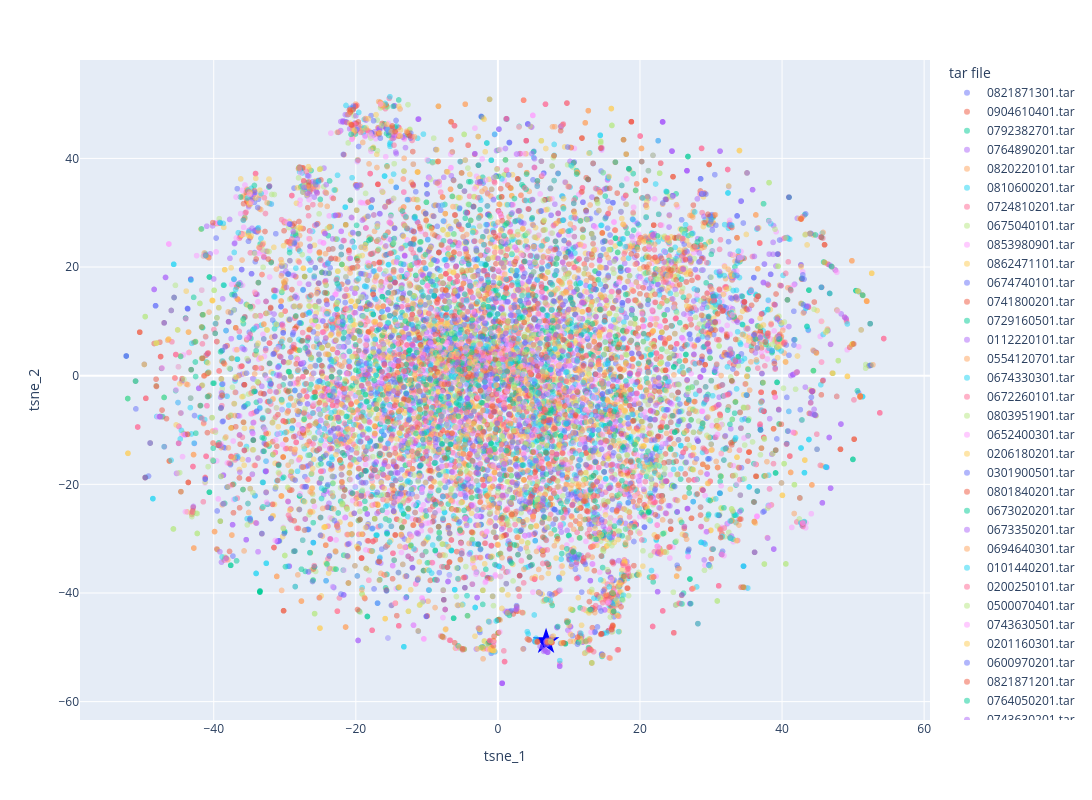

The code cell stored with this chart in its notebook:
### Code cell
# fig = px.scatter(proj_df, x='tsne_1', y='tsne_2', color='tar file', opacity=0.5, width=1_200, height=800)
fig = px.scatter(proj_df.reset_index(), x='tsne_1', y='tsne_2', color='tar file', hover_data=['index'], opacity=0.5, width=1_200, height=800)
# fig.add_trace(go.Scatter(
#     **dict(zip(['x', 'y'], [[e] for e in proj_df.loc[i_javi].filter(like='tsne_')])), mode='markers', marker=dict(size=20, symbol='star', color='blue')
# ))
fig.add_trace(go.Scatter(
    x=[proj_df.loc[i_javi, 'tsne_1']], y=[proj_df.loc[i_javi, 'tsne_2']], mode='markers', marker=dict(size=20, symbol='star', color='blue')
))
fig.show()
